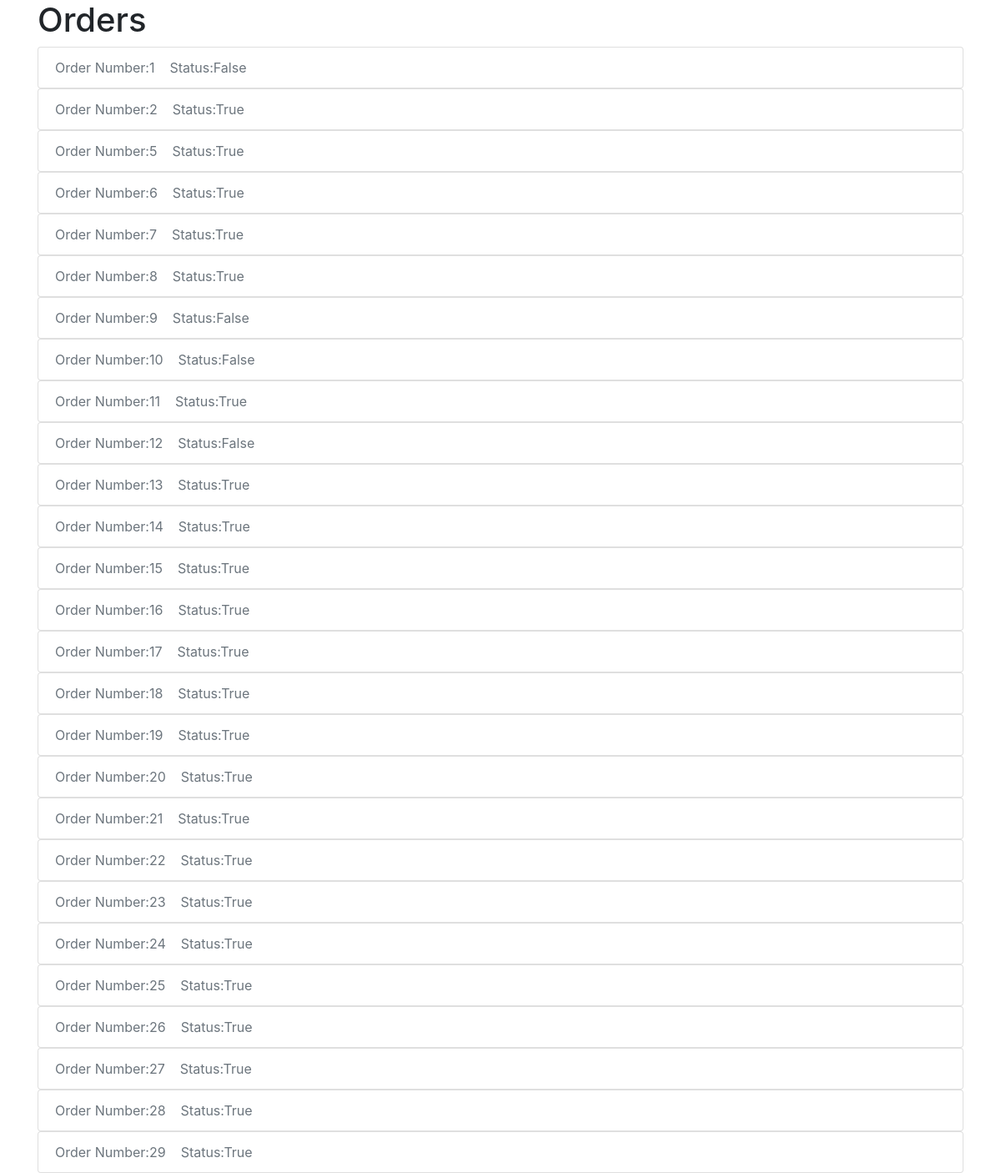
/storeadmin/orders/, run on the app's committed database.
### store/models.py (models this page shows, shortened)
class Order(models.Model):
    id = models.BigAutoField(primary_key=True)
    customer = models.ForeignKey(Customer, on_delete=models.SET_NULL, blank=True , null=True )
    date_ordered = models.DateTimeField(auto_now_add=True)
    complete= models.BooleanField(default=False, null=True, blank=False)
    transaction_id = models.CharField(max_length=200, null=True)

### storeadmin/views.py (the view)
# urls.py: path('orders/',views.bookedorders.as_view(),name="bookedorders"),
class bookedorders(ListView):
    model = Order
    context_object_name = 'orders'
    def get_context_data(self, **kwargs):
        context = super().get_context_data(**kwargs)
        context['orders'] = context['orders']
        return context

### storeadmin/templates/store/order_list.html (shortened to what this page needs)
<!DOCTYPE html>
<html lang="en">
<head>
    <link rel="stylesheet" href="https://maxcdn.bootstrapcdn.com/bootstrap/4.0.0/css/bootstrap.min.css">
</head>
<body>
<div class="container">
<h1>Orders</h1>
{% for order in orders %}
<ul class="list-group">
  <li class="list-group-item disabled">Order Number:{{order.id}} &nbsp&nbsp Status:{{order.complete}} </li>
</ul>
{% endfor%}
</div>
</body>
</html>

### data on the page
Order: id "1", complete "False"
Order: id "2", complete "True"
Order: id "5", complete "True"
Order: id "6", complete "True"
Order: id "7", complete "True"
Order: id "8", complete "True"
Order: id "9", complete "False"
Order: id "10", complete "False"
Order: id "11", complete "True"
Order: id "12", complete "False"
Order: id "13", complete "True"
Order: id "14", complete "True"
Order: id "15", complete "True"
Order: id "16", complete "True"
Order: id "17", complete "True"
Order: id "18", complete "True"
Order: id "19", complete "True"
Order: id "20", complete "True"
Order: id "21", complete "True"
Order: id "22", complete "True"
Order: id "23", complete "True"
Order: id "24", complete "True"
Order: id "25", complete "True"
Order: id "26", complete "True"
Order: id "27", complete "True"
Order: id "28", complete "True"
Order: id "29", complete "True"
